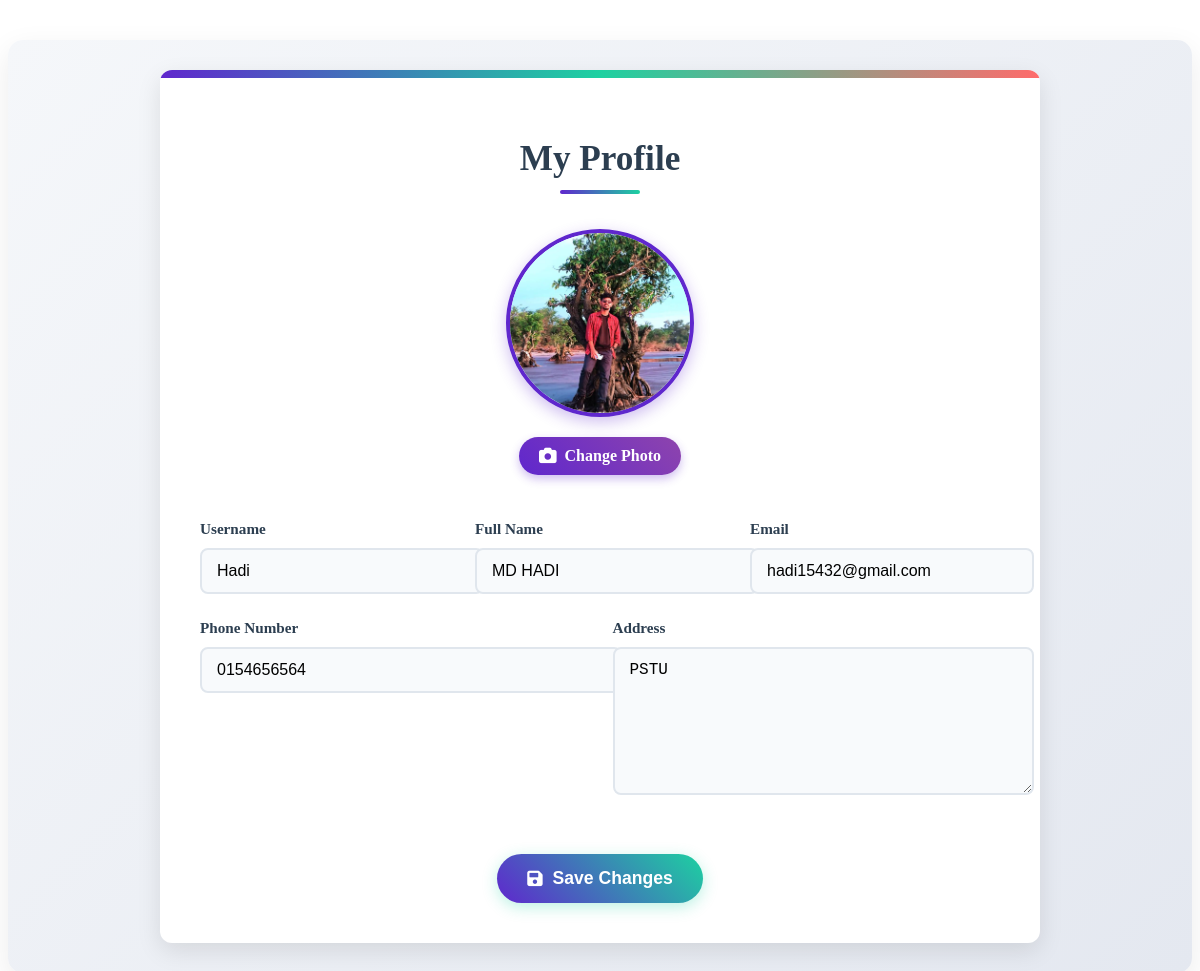
The app's page /profile.php (signed in) with its own data.
### tables this page shows
CREATE TABLE `users` (
  `id` int(11) NOT NULL,
  `username` varchar(50) NOT NULL,
  `name` varchar(100) DEFAULT NULL,
  `email` varchar(100) NOT NULL,
  `phone` varchar(20) DEFAULT NULL,
  `address` text DEFAULT NULL,
  `profile_photo` varchar(255) DEFAULT NULL,
  `password` varchar(255) NOT NULL,
  `created_at` timestamp NOT NULL DEFAULT current_timestamp()
);

### profile.php (the view, shortened to what this page needs)
<?php
require 'db_connection.php';
$user_stmt = $pdo->prepare("SELECT * FROM users WHERE id = ?");
$user_stmt->execute([$_SESSION['user_id']]);
$user = $user_stmt->fetch();
?>
<!DOCTYPE html>
<html lang="en">
<head>
    <link rel="stylesheet" href="static/css/profile.css">
    <link rel="stylesheet" href="https://cdnjs.cloudflare.com/ajax/libs/font-awesome/6.0.0/css/all.min.css">
</head>
<body>
    <div class="container">
        <div class="profile-container">
            <h2>My Profile</h2>
            <form method="POST" enctype="multipart/form-data" class="profile-form">
                <div class="profile-photo-section">
                    <div class="profile-photo-container">
                        <?php if (!empty($user['profile_photo'])): ?>
                            <img src="<?php echo htmlspecialchars($user['profile_photo']); ?>"
                                 alt="Profile Photo"
                                 class="profile-photo"
                                 onerror="this.onerror=null;this.src='static/media/default-profile.png'">
                        <?php else: ?>
                            <div class="default-profile-photo">
                                <i class="fas fa-user-circle"></i>
                            </div>
                        <?php endif; ?>
                    </div>
                    <div class="photo-upload">
                        <label for="profile-photo-input" class="upload-btn">
                            <i class="fas fa-camera"></i> Change Photo
                        </label>
                    </div>
                </div>
                <div class="form-group">
                    <label for="username">Username</label>
                    <input type="text" id="username" value="<?php echo htmlspecialchars($user['username']); ?>" readonly>
                </div>
                <div class="form-group">
                    <label for="name">Full Name</label>
                    <input type="text" id="name" name="name" value="<?php echo htmlspecialchars($user['name'] ?? ''); ?>" required>
                </div>
                <div class="form-group">
                    <label for="email">Email</label>
                    <input type="email" id="email" name="email" value="<?php echo htmlspecialchars($user['email']); ?>" required>
                </div>
                <div class="form-group">
                    <label for="phone">Phone Number</label>
                    <input type="tel" id="phone" name="phone" value="<?php echo htmlspecialchars($user['phone'] ?? ''); ?>">
                </div>
                <div class="form-group">
                    <label for="address">Address</label>
                    <textarea id="address" name="address"><?php echo htmlspecialchars($user['address'] ?? ''); ?></textarea>
                </div>
                <div class="form-actions">
                    <button type="submit" class="save-btn">
                        <i class="fas fa-save"></i> Save Changes
                    </button>
                </div>
            </form>
        </div>
    </div>
</body>
</html>

### static/css/profile.css (style rules this page uses)
.container { max-width: 1200px; margin: 40px auto; padding: 30px; background: linear-gradient(135deg, #f5f7fa 0%, #e4e8f0 100%); border-radius: 15px; box-shadow: 0 10px 30px rgba(0, 0, 0, 0.08); }
.profile-container { background: white; border-radius: 12px; box-shadow: 0 8px 25px rgba(0, 0, 0, 0.1); padding: 40px; max-width: 800px; margin: 0 auto; position: relative; overflow: hidden; }
.profile-container::before { content: ''; position: absolute; top: 0; left: 0; width: 100%; height: 8px; background: linear-gradient(90deg, #5f27cd, #1dd1a1, #ff6b6b); }
.profile-container h2 { color: #2c3e50; margin-bottom: 35px; text-align: center; font-size: 2.2rem; position: relative; padding-bottom: 15px; }
.profile-container h2::after { content: ''; position: absolute; bottom: 0; left: 50%; transform: translateX(-50%); width: 80px; height: 4px; background: linear-gradient(90deg, #5f27cd, #1dd1a1); border-radius: 2px; }
.profile-form { display: flex; flex-wrap: wrap; gap: 25px; }
.profile-photo-section { flex: 0 0 100%; display: flex; flex-direction: column; align-items: center; gap: 20px; margin-bottom: 20px; }
.profile-photo-container { width: 180px; height: 180px; border-radius: 50%; background: linear-gradient(135deg, #f5f7fa 0%, #e4e8f0 100%); display: flex; align-items: center; justify-content: center; overflow: hidden; border: 4px solid #5f27cd; box-shadow: 0 5px 15px rgba(95, 39, 205, 0.3); transition: all 0.3s ease; position: relative; }
.profile-photo { width: 100%; height: 100%; object-fit: cover; transition: transform 0.3s ease; }
.photo-upload { text-align: center; width: 100%; }
.upload-btn { background: linear-gradient(45deg, #5f27cd, #8e44ad); color: white; padding: 10px 20px; border-radius: 50px; cursor: pointer; display: inline-flex; align-items: center; gap: 8px; transition: all 0.3s ease; border: none; font-weight: 600; box-shadow: 0 4px 10px rgba(95, 39, 205, 0.3); }
.upload-btn i { font-size: 1.1rem; }
.form-group { flex: 1; min-width: 250px; position: relative; }
.form-group label { display: block; margin-bottom: 10px; font-weight: 600; color: #2c3e50; font-size: 0.95rem; }
.form-group input, .form-group textarea { width: 100%; padding: 12px 15px; border: 2px solid #e0e6ed; border-radius: 8px; font-size: 1rem; transition: all 0.3s ease; background-color: #f8fafc; }
.form-group textarea { min-height: 120px; resize: vertical; }
.form-actions { flex: 0 0 100%; text-align: center; margin-top: 30px; }
.save-btn { background: linear-gradient(45deg, #5f27cd, #1dd1a1); color: white; border: none; padding: 14px 30px; border-radius: 50px; cursor: pointer; font-size: 1.1rem; font-weight: 600; transition: all 0.3s ease; box-shadow: 0 4px 15px rgba(29, 209, 161, 0.3); display: inline-flex; align-items: center; gap: 10px; }
.save-btn i { font-size: 1.1rem; }

### records on screen
users: profile_photo (picture), username "Hadi", name "MD HADI", email "hadi15432@gmail.com", phone "0154656564", address "PSTU"
